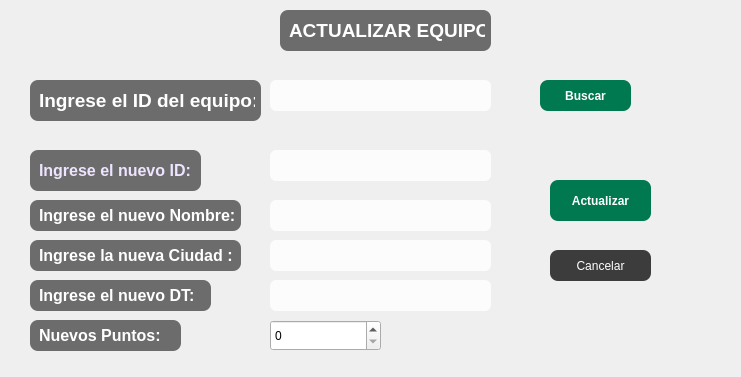
<?xml version="1.0" encoding="UTF-8"?>
<ui version="4.0">
 <class>updateequipo</class>
 <widget class="QDialog" name="updateequipo">
  <property name="geometry">
   <rect>
    <x>0</x>
    <y>0</y>
    <width>741</width>
    <height>377</height>
   </rect>
  </property>
  <property name="windowTitle">
   <string>Dialog</string>
  </property>
  <widget class="QLineEdit" name="lineEditNuevoId">
   <property name="geometry">
    <rect>
     <x>270</x>
     <y>150</y>
     <width>221</width>
     <height>31</height>
    </rect>
   </property>
   <property name="styleSheet">
    <string notr="true">background-color: rgba(255, 255, 255, 200);
color: black;
border-radius: 6px;
padding: 4px;</string>
   </property>
   <property name="text">
    <string/>
   </property>
  </widget>
  <widget class="QLineEdit" name="lineEditNuevoNombre">
   <property name="geometry">
    <rect>
     <x>270</x>
     <y>200</y>
     <width>221</width>
     <height>31</height>
    </rect>
   </property>
   <property name="styleSheet">
    <string notr="true">background-color: rgba(255, 255, 255, 200);
color: black;
border-radius: 6px;
padding: 4px;</string>
   </property>
   <property name="text">
    <string/>
   </property>
  </widget>
  <widget class="QLineEdit" name="lineEditNuevaCiudad">
   <property name="geometry">
    <rect>
     <x>270</x>
     <y>240</y>
     <width>221</width>
     <height>31</height>
    </rect>
   </property>
   <property name="styleSheet">
    <string notr="true">background-color: rgba(255, 255, 255, 200);
color: black;
border-radius: 6px;
padding: 4px;</string>
   </property>
   <property name="text">
    <string/>
   </property>
  </widget>
  <widget class="QLineEdit" name="lineEditNuevoDT">
   <property name="geometry">
    <rect>
     <x>270</x>
     <y>280</y>
     <width>221</width>
     <height>31</height>
    </rect>
   </property>
   <property name="styleSheet">
    <string notr="true">background-color: rgba(255, 255, 255, 200);
color: black;
border-radius: 6px;
padding: 4px;</string>
   </property>
   <property name="text">
    <string/>
   </property>
  </widget>
  <widget class="QSpinBox" name="spinBoxPuntos">
   <property name="geometry">
    <rect>
     <x>270</x>
     <y>320</y>
     <width>111</width>
     <height>31</height>
    </rect>
   </property>
   <property name="maximum">
    <number>1000</number>
   </property>
  </widget>
  <widget class="QPushButton" name="Actualizar">
   <property name="geometry">
    <rect>
     <x>550</x>
     <y>180</y>
     <width>101</width>
     <height>41</height>
    </rect>
   </property>
   <property name="styleSheet">
    <string notr="true">background-color: rgb(0, 120, 80);
color: white;
border-radius: 8px;
font-weight: bold;</string>
   </property>
   <property name="text">
    <string>Actualizar</string>
   </property>
  </widget>
  <widget class="QLabel" name="labelFondo">
   <property name="geometry">
    <rect>
     <x>0</x>
     <y>0</y>
     <width>741</width>
     <height>391</height>
    </rect>
   </property>
   <property name="styleSheet">
    <string notr="true">image: url(:/Downloads/actualizar2.png);</string>
   </property>
   <property name="text">
    <string/>
   </property>
   <property name="scaledContents">
    <bool>true</bool>
   </property>
  </widget>
  <widget class="QLabel" name="labelNuevoId">
   <property name="geometry">
    <rect>
     <x>30</x>
     <y>150</y>
     <width>171</width>
     <height>41</height>
    </rect>
   </property>
   <property name="styleSheet">
    <string notr="true">background-color: rgba(0, 0, 0, 140);   /* negro transparente */
color: white;
border-radius: 8px;
padding: 6px;
font-weight: bold;</string>
   </property>
   <property name="text">
    <string>&lt;html&gt;&lt;head/&gt;&lt;body&gt;&lt;p&gt;&lt;span style=&quot; font-size:12pt; color:#eee4ff;&quot;&gt;Ingrese el nuevo ID:&lt;/span&gt;&lt;/p&gt;&lt;/body&gt;&lt;/html&gt;</string>
   </property>
  </widget>
  <widget class="QLabel" name="labelNuevoNombre">
   <property name="geometry">
    <rect>
     <x>30</x>
     <y>200</y>
     <width>211</width>
     <height>31</height>
    </rect>
   </property>
   <property name="styleSheet">
    <string notr="true">background-color: rgba(0, 0, 0, 140);   /* negro transparente */
color: white;
border-radius: 8px;
padding: 6px;
font-weight: bold;</string>
   </property>
   <property name="text">
    <string>&lt;html&gt;&lt;head/&gt;&lt;body&gt;&lt;p&gt;&lt;span style=&quot; font-size:12pt;&quot;&gt;Ingrese el nuevo Nombre:&lt;/span&gt;&lt;/p&gt;&lt;/body&gt;&lt;/html&gt;</string>
   </property>
  </widget>
  <widget class="QLabel" name="labelNuevaCiudad">
   <property name="geometry">
    <rect>
     <x>30</x>
     <y>240</y>
     <width>211</width>
     <height>31</height>
    </rect>
   </property>
   <property name="styleSheet">
    <string notr="true">background-color: rgba(0, 0, 0, 140);   /* negro transparente */
color: white;
border-radius: 8px;
padding: 6px;
font-weight: bold;</string>
   </property>
   <property name="text">
    <string>&lt;html&gt;&lt;head/&gt;&lt;body&gt;&lt;p&gt;&lt;span style=&quot; font-size:12pt;&quot;&gt;Ingrese la nueva Ciudad :&lt;/span&gt;&lt;/p&gt;&lt;/body&gt;&lt;/html&gt;</string>
   </property>
  </widget>
  <widget class="QLabel" name="labelNuevoDT">
   <property name="geometry">
    <rect>
     <x>30</x>
     <y>280</y>
     <width>181</width>
     <height>31</height>
    </rect>
   </property>
   <property name="styleSheet">
    <string notr="true">background-color: rgba(0, 0, 0, 140);   /* negro transparente */
color: white;
border-radius: 8px;
padding: 6px;
font-weight: bold;</string>
   </property>
   <property name="text">
    <string>&lt;html&gt;&lt;head/&gt;&lt;body&gt;&lt;p&gt;&lt;span style=&quot; font-size:12pt;&quot;&gt;Ingrese el nuevo DT:&lt;/span&gt;&lt;/p&gt;&lt;/body&gt;&lt;/html&gt;</string>
   </property>
  </widget>
  <widget class="QLabel" name="labelNuevosPuntos">
   <property name="geometry">
    <rect>
     <x>30</x>
     <y>320</y>
     <width>151</width>
     <height>31</height>
    </rect>
   </property>
   <property name="styleSheet">
    <string notr="true">background-color: rgba(0, 0, 0, 140);   /* negro transparente */
color: white;
border-radius: 8px;
padding: 6px;
font-weight: bold;</string>
   </property>
   <property name="text">
    <string>&lt;html&gt;&lt;head/&gt;&lt;body&gt;&lt;p&gt;&lt;span style=&quot; font-size:12pt;&quot;&gt;Nuevos Puntos:&lt;/span&gt;&lt;/p&gt;&lt;/body&gt;&lt;/html&gt;</string>
   </property>
  </widget>
  <widget class="QLabel" name="labelBuscarId">
   <property name="geometry">
    <rect>
     <x>30</x>
     <y>80</y>
     <width>231</width>
     <height>41</height>
    </rect>
   </property>
   <property name="styleSheet">
    <string notr="true">background-color: rgba(0, 0, 0, 140);   /* negro transparente */
color: white;
border-radius: 8px;
padding: 6px;
font-weight: bold;</string>
   </property>
   <property name="text">
    <string>&lt;html&gt;&lt;head/&gt;&lt;body&gt;&lt;p&gt;&lt;span style=&quot; font-size:14pt;&quot;&gt;Ingrese el ID del equipo:&lt;/span&gt;&lt;/p&gt;&lt;/body&gt;&lt;/html&gt;</string>
   </property>
  </widget>
  <widget class="QLineEdit" name="lineEditBuscarId">
   <property name="geometry">
    <rect>
     <x>270</x>
     <y>80</y>
     <width>221</width>
     <height>31</height>
    </rect>
   </property>
   <property name="styleSheet">
    <string notr="true">background-color: rgba(255, 255, 255, 200);
color: black;
border-radius: 6px;
padding: 4px;</string>
   </property>
   <property name="text">
    <string/>
   </property>
  </widget>
  <widget class="QPushButton" name="btnBuscar">
   <property name="geometry">
    <rect>
     <x>540</x>
     <y>80</y>
     <width>91</width>
     <height>31</height>
    </rect>
   </property>
   <property name="styleSheet">
    <string notr="true">background-color: rgb(0, 120, 80);
color: white;
border-radius: 8px;
font-weight: bold;</string>
   </property>
   <property name="text">
    <string>Buscar</string>
   </property>
  </widget>
  <widget class="QLabel" name="labelTituloVentana">
   <property name="geometry">
    <rect>
     <x>280</x>
     <y>10</y>
     <width>211</width>
     <height>41</height>
    </rect>
   </property>
   <property name="styleSheet">
    <string notr="true">background-color: rgba(0, 0, 0, 140);   /* negro transparente */
color: white;
border-radius: 8px;
padding: 6px;
font-weight: bold;</string>
   </property>
   <property name="text">
    <string>&lt;html&gt;&lt;head/&gt;&lt;body&gt;&lt;p&gt;&lt;span style=&quot; font-size:14pt;&quot;&gt;ACTUALIZAR EQUIPO&lt;/span&gt;&lt;/p&gt;&lt;/body&gt;&lt;/html&gt;</string>
   </property>
  </widget>
  <widget class="QPushButton" name="btnCancelar">
   <property name="geometry">
    <rect>
     <x>550</x>
     <y>250</y>
     <width>101</width>
     <height>31</height>
    </rect>
   </property>
   <property name="styleSheet">
    <string notr="true">background-color: rgb(60, 60, 60);
color: white;
border-radius: 8px;</string>
   </property>
   <property name="text">
    <string>Cancelar</string>
   </property>
  </widget>
  <zorder>labelFondo</zorder>
  <zorder>lineEditNuevoId</zorder>
  <zorder>lineEditNuevoNombre</zorder>
  <zorder>lineEditNuevaCiudad</zorder>
  <zorder>lineEditNuevoDT</zorder>
  <zorder>spinBoxPuntos</zorder>
  <zorder>Actualizar</zorder>
  <zorder>labelNuevoId</zorder>
  <zorder>labelNuevoNombre</zorder>
  <zorder>labelNuevaCiudad</zorder>
  <zorder>labelNuevoDT</zorder>
  <zorder>labelNuevosPuntos</zorder>
  <zorder>labelBuscarId</zorder>
  <zorder>lineEditBuscarId</zorder>
  <zorder>btnBuscar</zorder>
  <zorder>labelTituloVentana</zorder>
  <zorder>btnCancelar</zorder>
 </widget>
 <resources/>
 <connections/>
</ui>
